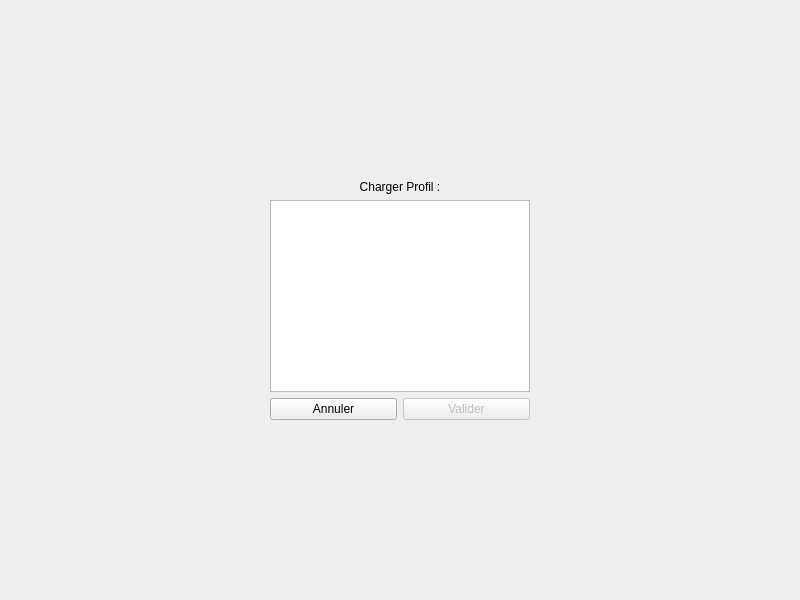
<?xml version="1.0" encoding="UTF-8"?>
<ui version="4.0">
 <class>VueProfilCharger</class>
 <widget class="QWidget" name="VueProfilCharger">
  <property name="geometry">
   <rect>
    <x>0</x>
    <y>0</y>
    <width>800</width>
    <height>600</height>
   </rect>
  </property>
  <property name="minimumSize">
   <size>
    <width>800</width>
    <height>600</height>
   </size>
  </property>
  <property name="windowTitle">
   <string>Form</string>
  </property>
  <layout class="QVBoxLayout" name="verticalLayout">
   <item>
    <layout class="QHBoxLayout" name="LayoutProfilCharger">
     <item>
      <spacer name="spacerGauche">
       <property name="orientation">
        <enum>Qt::Horizontal</enum>
       </property>
       <property name="sizeHint" stdset="0">
        <size>
         <width>40</width>
         <height>20</height>
        </size>
       </property>
      </spacer>
     </item>
     <item>
      <layout class="QVBoxLayout" name="contenuLayout">
       <item>
        <spacer name="spacerHaut">
         <property name="orientation">
          <enum>Qt::Vertical</enum>
         </property>
         <property name="sizeHint" stdset="0">
          <size>
           <width>20</width>
           <height>40</height>
          </size>
         </property>
        </spacer>
       </item>
       <item>
        <widget class="QLabel" name="label">
         <property name="text">
          <string>Charger Profil :</string>
         </property>
         <property name="alignment">
          <set>Qt::AlignCenter</set>
         </property>
        </widget>
       </item>
       <item>
        <widget class="QListView" name="listProfils"/>
       </item>
       <item>
        <layout class="QHBoxLayout" name="boutonslLayout">
         <item>
          <widget class="QPushButton" name="boutonAnnuler">
           <property name="text">
            <string>Annuler</string>
           </property>
          </widget>
         </item>
         <item>
          <widget class="QPushButton" name="boutonValider">
           <property name="enabled">
            <bool>false</bool>
           </property>
           <property name="text">
            <string>Valider</string>
           </property>
          </widget>
         </item>
        </layout>
       </item>
       <item>
        <spacer name="spacerBas">
         <property name="orientation">
          <enum>Qt::Vertical</enum>
         </property>
         <property name="sizeHint" stdset="0">
          <size>
           <width>20</width>
           <height>40</height>
          </size>
         </property>
        </spacer>
       </item>
      </layout>
     </item>
     <item>
      <spacer name="spacerDroit">
       <property name="orientation">
        <enum>Qt::Horizontal</enum>
       </property>
       <property name="sizeHint" stdset="0">
        <size>
         <width>40</width>
         <height>20</height>
        </size>
       </property>
      </spacer>
     </item>
    </layout>
   </item>
  </layout>
 </widget>
 <resources/>
 <connections/>
</ui>
